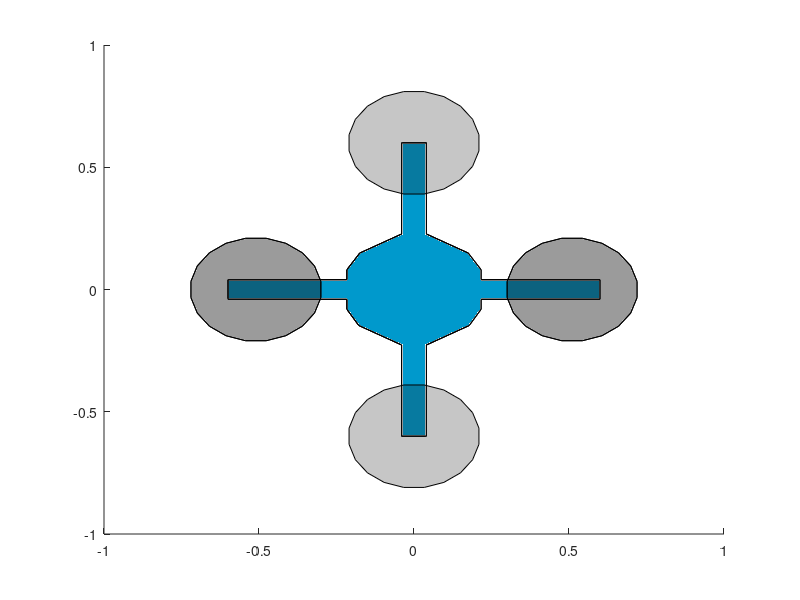

Source code (MATLAB):
function [UAV] = myDrone()
  
% Plot_UAVe(x1(1),y1(1),z1(1),0,0,pi,1.2)
az = pi;
scale = 1
scale=0.3*scale;   
dx=0;dy=0;dz=0; 
ax=0;
ay=0;
az=0;

%M1=Plot_UAVe(x1(1),y1(1),z1(1),0,0,phi(1),1.2); % Plot UAV initial position x1,y1 and phi orientation

Rx=[ 1, 0, 0; 0, cos(ax), -sin(ax); 0, sin(ax), cos(ax)];
Ry=[ cos(ay), 0, sin(ay); 0, 1, 0; -sin(ay), 0, cos(ay)];
Rz=[ cos(az), -sin(az), 0; sin(az), cos(az), 0; 0, 0,1];

R=Rx*Ry*Rz;
body=[
-8.524 -3.178 0;
-8.524 -1.575 0;
-23.622 -1.575 0;
-23.622 1.575 0;
-8.524 1.575 0;
-8.524 3.178 0;
-6.884 5.868 0;
-1.575 8.933 0;
-1.575 23.622 0;
1.575 23.622 0;
1.575 8.933 0;
6.884 5.868 0;
8.524 3.178 0;
8.524 1.575 0;
23.622 1.575 0;
23.622 -1.575 0;
8.524 -1.575 0;
8.524 -3.178 0;
7.014 -5.793 0;
1.575 -8.933 0;
1.575 -23.622 0;
-1.575 -23.622 0;
-1.575 -8.933 0;
-7.014 -5.793 0;]*1/(3.937*3);
zb = 0.2;

body1=[body(:,1) body(:,2) body(:,3)+zb];
bodysize=1;

for k=1:length(body(:,1))-1
    sp1=[body(k,1) body(k,2) body(k,3);body(k+1,1) body(k+1,2) body(k,3); body(k+1,1) body(k+1,2) body1(k,3); body(k,1)  body(k,2) body1(k,3)]*scale*R;
  UAV(k)=patch(sp1(:,1)+dx,sp1(:,2)+dy,sp1(:,3)+dz,[0.1 0.1 0.1]);
if k==length(body(:,1))-1
    sp1=[body(length(body),1) body(length(body),2) body(k,3); body(1,1) body(1,2) body(k,3); body(1,1) body(1,2) body1(k,3);body(length(body),1) body(length(body),2) body1(k,3)]*scale*R;
   UAV(k+1)= patch(sp1(:,1)+dx,sp1(:,2)+dy,sp1(:,3)+dz,[0.1 0.1 0.1]);
end
end

bodysize=bodysize+k;
body=body*scale*R;
body1=body1*scale*R;
UAV(bodysize+1)=patch(body(:,1)+dx,body(:,2)+dy,body(:,3)+dz,[0 0.6 0.8]);
UAV(bodysize+2)=patch(body1(:,1)+dx,body1(:,2)+dy,body1(:,3)+dz,[0 0.6 0.8]);

% cubre elices
a=pi/10;
th=pi/4:a:2*pi+pi/4;

x=1.4142*cos(th)*0.5;
y=1.4142*sin(th)*0.5;
z=0.21*ones(1,length(th));

hp1=[x'-1.7 y' z']*scale*R;    % arriba
hp2=[x'+1.7 y' z']*scale*R;    % arriba

hp3=[x'-1.7 y' z']*scale*R;
hp4=[x'+1.7 y' z']*scale*R;

hp5=[x' y'-2 z']*scale*R;
hp6=[x' y'+2 z']*scale*R;

UAV(bodysize+3)=patch(hp1(:,1)+dx,hp1(:,2)+dy,hp1(:,3)+dz,[0.1 0.1 0.1],'FaceAlpha',0.25);
UAV(bodysize+4)=patch(hp2(:,1)+dx,hp2(:,2)+dy,hp2(:,3)+dz,[0.1 0.1 0.1],'FaceAlpha',0.25);
UAV(bodysize+5)=patch(hp3(:,1)+dx,hp3(:,2)+dy,hp3(:,3)+dz,[0.1 0.1 0.1],'FaceAlpha',0.25);
UAV(bodysize+6)=patch(hp4(:,1)+dx,hp4(:,2)+dy,hp4(:,3)+dz,[0.1 0.1 0.1],'FaceAlpha',0.25);
UAV(bodysize+7)=patch(hp5(:,1)+dx,hp5(:,2)+dy,hp5(:,3)+dz,[0.1 0.1 0.1],'FaceAlpha',0.25);
UAV(bodysize+8)=patch(hp6(:,1)+dx,hp6(:,2)+dy,hp6(:,3)+dz,[0.1 0.1 0.1],'FaceAlpha',0.25);


